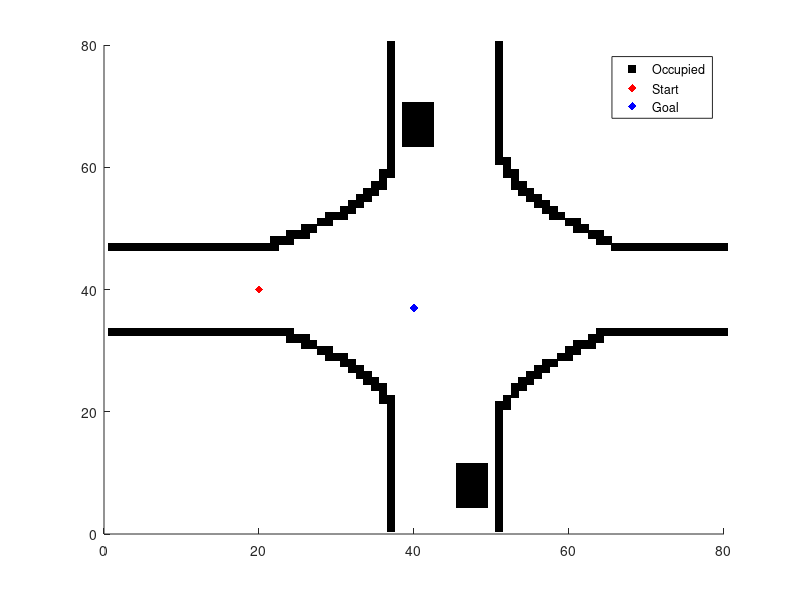
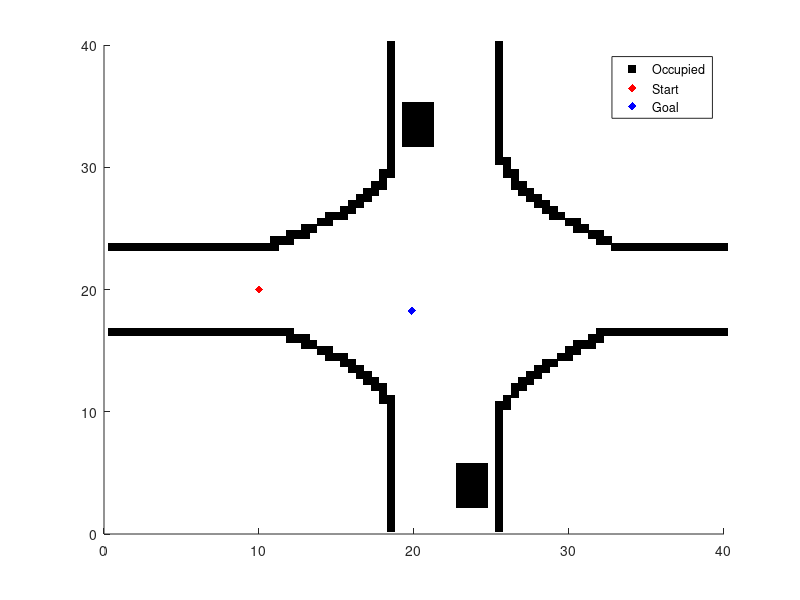

Reproduce these figures in MATLAB, in order. (Note: this script raises an error after producing the figures.)
%--------------------------------------------------------------------------
%            Parthasarathy Nadarajan
%            CARISSMA & Technische Hochschule Ingolstadt (THI)
%            Path Planning using RRT and Predicted Occupancy Grids
%--------------------------------------------------------------------------
clc; clearvars; close all;

%% Define the configuration space
load('POG_scenario');

% Rotate the occupancy grid
gridConverted = rot90(predictedOccupancyGrid, 3);

% Plot the occupied cells
[a, b] = find(gridConverted(:,:,1) >0.01);
figure(2);
axis([1 80 1 80])
s1 = scatter(a, b, 'k', 's', 'filled'); hold on
figure(3);
axis([1 80 1 80])
s2 = scatter(a*0.5, b*0.5, 'k', 's', 'filled'); hold on

%% EGO vehicle data
EGO.vel = 5; % m/s
EGO.psi = 350; % degrees
EGO.ax = 0; % m/s^2
EGO.ay = 0; % m/s^2
EGO.xCG = 10; % m
EGO.yCG = 20; % m
EGO.lf = 2; % m
EGO.lr = 2; % m
EGO.w = 2; % m
EGO.steerMax = 1; % degrees

%% Define the start and goal point
p_start = [EGO.xCG/0.5, EGO.yCG/0.5]; % grid position
% Start point in terms of position
p_pos_start(1) = EGO.xCG;
p_pos_start(2) = EGO.yCG;

% EGO position after 2 seconds will be the goal position
distMoved = EGO.vel*2;
tx_pos = distMoved*cosd(EGO.psi);
ty_pos = distMoved*sind(EGO.psi);
p_pos_goal(1) = EGO.xCG+tx_pos;
p_pos_goal(2) = EGO.yCG+ty_pos;

p_goal = [round(p_pos_goal(1)/0.5), round(p_pos_goal(2)/0.5)]; % grid position

% Plot the start and the goal point
figure(2)
scatter(p_start(1), p_start(2), 'r', 'filled', 'd');
scatter(p_goal(1), p_goal(2), 'b', 'filled', 'd');
legend('Occupied', 'Start', 'Goal');
legend('AutoUpdate', 'off')
figure(3);
scatter(p_pos_start(1), p_pos_start(2), 'r', 'filled', 'd');
scatter(p_pos_goal(1), p_pos_goal(2), 'b', 'filled', 'd');
legend('Occupied', 'Start', 'Goal');
legend('AutoUpdate', 'off')

%% Parameters for RRT algorithm
param.maxIter = 2000;
param.minThresh = 0.1; % minimum probability of occupancy
RRTSampleTime = 0.1;
simulationSampleTime = 0.02;
param.minRes = EGO.vel*simulationSampleTime; % steps in between RRT
param.minDist = EGO.vel*RRTSampleTime; % distance constrained based on RRT sample time
param.stopThresh = 0.5; % distance around the goal to stop simulation
param.plotGraph = false;
param.minAngle = 10; % constraints on the steering

%% Initialise the tree
rrt = {};
rrt = AddNode(rrt, p_start, p_pos_start, 0, EGO.psi, 1, 1); %0 - root node, %1 - simulationTime is 1 % 1 - terminal node

%% Path planning
tic
[rrt, iter] = pathPlanning(p_goal, p_pos_goal, gridConverted, rrt, EGO, param);
timeTaken = toc;

%% Extracting the path from tree
i = length(rrt);
% Select the node that is closest to the goal as well as a terminal node
for j = 1:i
    dist = sqrt((rrt{j}.p(1) -p_goal(1))^2 + (rrt{j}.p(2)-p_goal(2))^2);
    if (j == 1) || (dist < mindist) && (rrt{j}.terminalNode == 1) && (rrt{j}.sampleTime == 21)
        mindist = dist;
        imin = j;
    end
end

figure(2);
scatter(rrt{imin}.p(1), rrt{imin}.p(2), 'g', 'filled', 'd', 'LineWidth', 2);
P = rrt{imin}.p';
P_pos = rrt{imin}.p_pos';
P_angle = rrt{imin}.angPrev;
j = imin;
while 1
    j = rrt{j}.iPrev;
    if j == 0
        break
    end
    P = [rrt{j}.p' P];
    P_pos = [rrt{j}.p_pos' P_pos];
    P_angle = [rrt{j}.angPrev P_angle];
end

%% Plot the unsmoothed path
if isempty(P)
    disp('Could not find valid path');
else
    fprintf('Time taken for the RRT algorithm to find a path is %d \n', timeTaken);
    fprintf('The number of iterations taken is %d \n', iter-1);
    
    for i = 2:length(P)
        figure(2);
        scatter(P(1,i),P(2,i),'ko', 'filled');
        plot([P(1,i);P(1,i-1)],[P(2,i);P(2,i-1)],'b','LineWidth',1);
        figure(3);
        scatter(P(1,i)*0.5,P(2,i)*0.5,'ko', 'filled');
        plot([P(1,i)*0.5;P(1,i-1)*0.5],[P(2,i)*0.5;P(2,i-1)*0.5],'b','LineWidth',1);
        % Plotting the vehicle
        ex=cosd(P_angle(i));
        ey=sind(P_angle(i));
        exOrtho=ex*cos(pi/2)+ey*sin(pi/2);
        eyOrtho=-ex*sin(pi/2)+ey*cos(pi/2);
        P_plot(1)=P(1,i)*0.5+ex*(EGO.lf)+EGO.w/2*exOrtho;
        P_plot(2)=P(2,i)*0.5+ey*(EGO.lf)+EGO.w/2*eyOrtho;
        P_plot(3)=P(1,i)*0.5+ex*(EGO.lf)-EGO.w/2*exOrtho;
        P_plot(4)=P(2,i)*0.5+ey*(EGO.lf)-EGO.w/2*eyOrtho;
        P_plot(5)=P(1,i)*0.5-ex*(EGO.lr)+EGO.w/2*exOrtho;
        P_plot(6)=P(2,i)*0.5-ey*(EGO.lr)+EGO.w/2*eyOrtho;
        P_plot(7)=P(1,i)*0.5-ex*(EGO.lr)-EGO.w/2*exOrtho;
        P_plot(8)=P(2,i)*0.5-ey*(EGO.lr)-EGO.w/2*eyOrtho;
        plot([P_plot(1) P_plot(3)], [P_plot(2) P_plot(4)], 'Color', 'b', 'LineWidth', 2);
        plot([P_plot(1) P_plot(5)], [P_plot(2) P_plot(6)], 'Color', 'b');
        plot([P_plot(3) P_plot(7)], [P_plot(4) P_plot(8)], 'Color', 'b');
        plot([P_plot(7) P_plot(5)], [P_plot(8) P_plot(6)], 'Color', 'b');
    end
    if param.plotGraph
        for i = 1:length(rrt)
            if rrt{i}.terminalNode == 0
                figure(2);
                scatter(rrt{1,i}.p(1), rrt{1,i}.p(2), 'yo', 'filled');
                figure(3);
                scatter(rrt{1,i}.p(1)*0.5, rrt{1,i}.p(2)*0.5, 'yo', 'filled');
            else
                figure(2);
                scatter(rrt{1,i}.p(1), rrt{1,i}.p(2), 'mo', 'filled');
                figure(3);
                scatter(rrt{1,i}.p(1)*0.5, rrt{1,i}.p(2)*0.5, 'mo', 'filled');
            end
        end
    end
end
%% Controller for following the path
tic
utils.controller_modified(P_pos(1,:), P_pos(2,:), EGO.psi*3.14/180, EGO.vel, EGO.vel, EGO.ax, EGO.ay, param)
toc
%% Additional functions
% Function - Path planning-------------------------------------------------
function [rrt, iter] = pathPlanning(p_goal, p_pos_goal, gridConverted, rrt, EGO, param)
iter = 1;
sampleTime = 1;

while iter <= param.maxIter
    % Choose a random point and sometime biased based on the goal
    if rem(iter, 50) == 0
        p_rand(1) = p_goal(1);
        p_rand(2) = p_goal(2);
    else
        p_rand(1) = randperm(80, 1);
        p_rand(2) = randperm(80, 1);
    end
    
    % Skip to next iteration if the vertex is not valid based on occupancy
    probOccupancy = gridConverted(p_rand(1), p_rand(2), sampleTime);
    if probOccupancy > param.minThresh
        iter = iter+1;
        continue
    end
    
    % Conversion from grid to position
    p_pos_rand(2) = p_rand(2)*0.5;
    p_pos_rand(1) = p_rand(1)*0.5;
    
    % Plot the selected random node
    if param.plotGraph
        % Find the occupied cells
        [a, b] = find(gridConverted(:,:,sampleTime) >0.01);
        figure(2)
        plotObject(1) = scatter(p_rand(1), p_rand(2), 'ro');
        plotObject(2) = scatter(a, b, 'g*');
        figure(3)
        plotObject(3) = scatter(p_pos_rand(1), p_pos_rand(2), 'ro');
        plotObject(4) = scatter(a*0.5, b*0.5, 'g*');
    end
    
    
    % Select the nearest vertex to the chosen random vertex
    for i = 1:length(rrt)
        
        % Heuristic 1 - Calculate the distance between the vertices
        dist =sqrt((rrt{i}.p(1) -p_rand(1))^2 + (rrt{i}.p(2)-p_rand(2))^2);
        % Heuristic 2 - Angle deviation required
        p_angle = atan2d(p_pos_rand(2)-rrt{i}.p(2)*0.5,...
            p_pos_rand(1)-rrt{i}.p(1)*0.5)+360*(p_pos_rand(2)-rrt{i}.p(2)*0.5<0);
        l_angle = rrt{i}.angPrev;
        
        if (p_angle >=0 && p_angle <=90 && l_angle >= 270 && l_angle <=360)
            angle_diff = p_angle + (360-l_angle);
        elseif (l_angle >=0 && l_angle <=90 && p_angle >= 270 && p_angle <=360)
            angle_diff = l_angle + (360-p_angle);
        else
            angle_diff = l_angle-p_angle;
        end
        
        % Cost
        cost = dist+abs(angle_diff)/360;
        if (i == 1) || (cost < mincost)
            mincost = cost;
            imin = i;
            l = rrt{i}.p;
            l_pos = rrt{i}.p_pos;
            l_angle = rrt{i}.angPrev;
            sampleTime = rrt{i}.sampleTime;
        end
    end
    
    % Convert grid to position
    p_pos(2) = l_pos(2);
    p_pos(1) = l_pos(1);
    
    % Plot the selected nearest vertex
    if param.plotGraph
        figure(2)
        plotObject(5) = scatter(l(1), l(2), 'b*');
        figure(3)
        plotObject(6) = scatter(p_pos(1), p_pos(2), 'b*');
    end
    
    % Find a path from the selected nearest vertex to chosen random vertex
    [col, p_step, p_pos_step, p_angle] = utils.InCollision_Edge(p_pos,...
        p_pos_rand, l_angle, gridConverted, EGO, param, sampleTime);
    
    % Skip to next iteration if it is not valid edge
    if col == 1
        iter = iter+1;
        if param.plotGraph
            delete(plotObject);
        end
        continue
    end
    if abs(l_angle-p_angle) > 1
        disp('blah');
    end
    % Plot the selected nearest node
    if param.plotGraph
        figure(2);
        plotObject(7) = scatter(p_step(1), p_step(2), 'k', 'filled');
        figure(3);
        plotObject(8) = scatter(p_pos_step(1), p_pos_step(2), 'k', 'filled');
    end
    
    % Increment the sample time by 1 when a valid vertex is found
    sampleTime = sampleTime+1;
    
    % Add the valid vertex to the tree
    rrt = AddNode(rrt, p_step, p_pos_step, imin, p_angle, sampleTime, 1);
    
    % Calculating the distance to the goal
    dist = norm(p_pos_step-p_pos_goal);
    
    % Considering the distance to the goal
    if (dist <= param.stopThresh) || (iter >= param.maxIter) ||...
            (sampleTime == 21)
        break
    end
    iter = iter+1;
    if param.plotGraph
        delete(plotObject)
    end
end
end

% Function - Add node to the tree------------------------------------------
function rrt = AddNode(rrt, p, p_pos, iPrev, p_angle, sampleTime, termNode)
node.p = p;
node.p_pos = p_pos;
node.iPrev = iPrev;
node.angPrev = p_angle;
node.sampleTime = sampleTime;
node.terminalNode = termNode;
if length(rrt) >= 1
    rrt{1,iPrev}.terminalNode = 0;
end
rrt{end+1} = node;
end

% Function - Collision check along the edge--------------------------------
function [col, p_step, p_pos_step, p_angle] = InCollision_Edge(p_pos,...
    p_pos_rand, l_angle, gridConverted, EGO, param, sampleTime)
p_angle = atan2d(p_pos_rand(2)-p_pos(2), p_pos_rand(1)-p_pos(1))+...
    360*(p_pos_rand(2)-p_pos(2)<0);
% Checking for the change in the steering deviation
if (p_angle >=0 && p_angle <=90 && l_angle >= 270 && l_angle <=360)
    angle_diff = p_angle + (360-l_angle);
    if abs(angle_diff) > EGO.steerMax
        p_angle = l_angle+EGO.steerMax;
    end
elseif (l_angle >=0 && l_angle <=90 && p_angle >= 270 && p_angle <=360)
    angle_diff = l_angle + (360-p_angle);
    if abs(angle_diff) > EGO.steerMax
        p_angle = l_angle-EGO.steerMax;
    end
else
    angle_diff = l_angle-p_angle;
    if abs(angle_diff) > EGO.steerMax && angle_diff < 0
        p_angle = l_angle+EGO.steerMax;
    elseif abs(angle_diff) > EGO.steerMax && angle_diff > 0
        p_angle = l_angle-EGO.steerMax;
    end
end
if p_angle < 0
    p_angle = 360+p_angle;
end
col = 0;
m = ceil(param.minDist/param.minRes);
t = linspace(0, param.minDist, m);
ex=cosd(p_angle);
ey=sind(p_angle);
t_x = t*ex;
t_y = t*ey;
exOrtho=ex*cos(pi/2)+ey*sin(pi/2);
eyOrtho=-ex*sin(pi/2)+ey*cos(pi/2);

for i = 2:m
    p_pos_step(1)  = p_pos(1)+t_x(i);
    p_pos_step(2) = p_pos(2)+t_y(i);
    
    P(1)=p_pos_step(1)+ex*(EGO.lf)+EGO.w/2*exOrtho;
    P(2)=p_pos_step(2)+ey*(EGO.lf)+EGO.w/2*eyOrtho;
    P(3)=p_pos_step(1)+ex*(EGO.lf)-EGO.w/2*exOrtho;
    P(4)=p_pos_step(2)+ey*(EGO.lf)-EGO.w/2*eyOrtho;
    P(5)=p_pos_step(1)-ex*(EGO.lr)+EGO.w/2*exOrtho;
    P(6)=p_pos_step(2)-ey*(EGO.lr)+EGO.w/2*eyOrtho;
    P(7)=p_pos_step(1)-ex*(EGO.lr)-EGO.w/2*exOrtho;
    P(8)=p_pos_step(2)-ey*(EGO.lr)-EGO.w/2*eyOrtho;
    
    % Conversion to grid
    p_step(1) = round(p_pos_step(1)/0.5);
    p_step(2) = round(p_pos_step(2)/0.5);
    P_grid = round(P/(0.5));
    
    % Checking for occupancy value
    probOccupancy(1) = gridConverted(p_step(1), p_step(2), sampleTime);
    probOccupancy(2) = gridConverted(P_grid(1), P_grid(2), sampleTime);
    probOccupancy(3) = gridConverted(P_grid(3), P_grid(4), sampleTime);
    probOccupancy(4) = gridConverted(P_grid(5), P_grid(6), sampleTime);
    probOccupancy(5) = gridConverted(P_grid(7), P_grid(8), sampleTime);
    
    if param.plotGraph
        figure(3);
        plotObject_2(1) = plot([P(1) P(3)], [P(2) P(4)], 'Color', 'b',...
            'LineWidth', 2);
        plotObject_2(2) = plot([P(1) P(5)], [P(2) P(6)], 'Color', 'b');
        plotObject_2(3) = plot([P(3) P(7)], [P(4) P(8)], 'Color', 'b');
        plotObject_2(4) = plot([P(7) P(5)], [P(8) P(6)], 'Color', 'b');
    end
    
    if any(probOccupancy > param.minThresh)
        col = 1;
        if param.plotGraph
            delete(plotObject_2);
        end
        return;
    end
end
end



